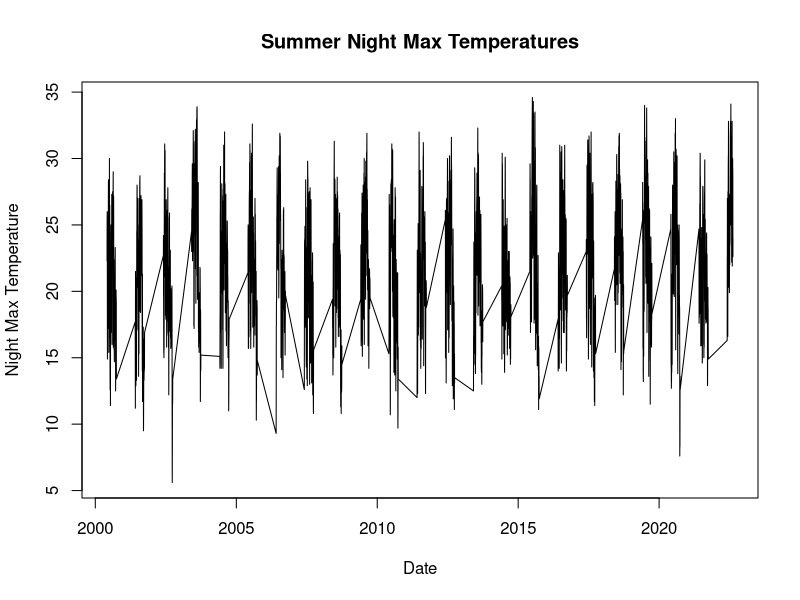
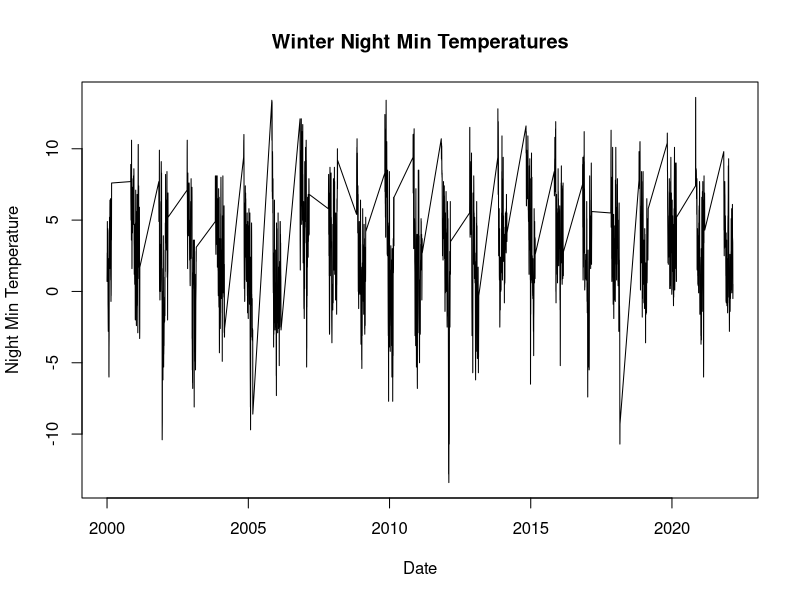

These charts were generated, in order, by the following R code: (Note: this script raises an error after producing the figures.)
## ---- chunk 1
knitr::opts_chunk$set(echo = TRUE)
## ---- chunk 2

# Load necessary libraries
library(readr)
library(dplyr)
library(lubridate)

# Read in the data
night_max <- read_csv("nightmax.csv")  # Replace "nightmax.csv" with the actual file name
night_min <- read_csv("nightmin.csv")

# Remove rows with missing values
night_max <- na.omit(night_max)
night_min <- na.omit(night_min)

# Convert 'Date' to a Date object
night_max$date <- as.Date(night_max$date)
night_min$date <- as.Date(night_min$date)

# Subset the data for summer months (June to September)
summer_night_max <- night_max[format(night_max$date,"%m") %in% c("06", "07", "08", "09"), ] 

# Subset the winter months
winter_night_min <- night_min[format(night_min$date, "%m") %in% c("11", "12", "01", "02"), ]



# Plot the original data
plot(summer_night_max$date, summer_night_max$night.max, type = "l", xlab = "Date", ylab = "Night Max Temperature", main = "Summer Night Max Temperatures")

plot(winter_night_min$date, winter_night_min$night.min, type = "l", xlab = "Date", ylab = "Night Min Temperature", main = "Winter Night Min Temperatures")

## ---- chunk 3
install.packages("tseries")
library(tseries)

# Perform runs test for summer night maximum temperatures
runs_test_result_summer_max <- runs.test(summer_night_max$night.max)
cat("Runs Test Result for Summer Night Max Temperatures:\n")
print(runs_test_result_summer_max)

# Perform runs test for winter night minimum temperatures
runs_test_result_winter_min <- runs.test(winter_night_min$night.min)
cat("\nRuns Test Result for Winter Night Min Temperatures:\n")
print(runs_test_result_winter_min)

